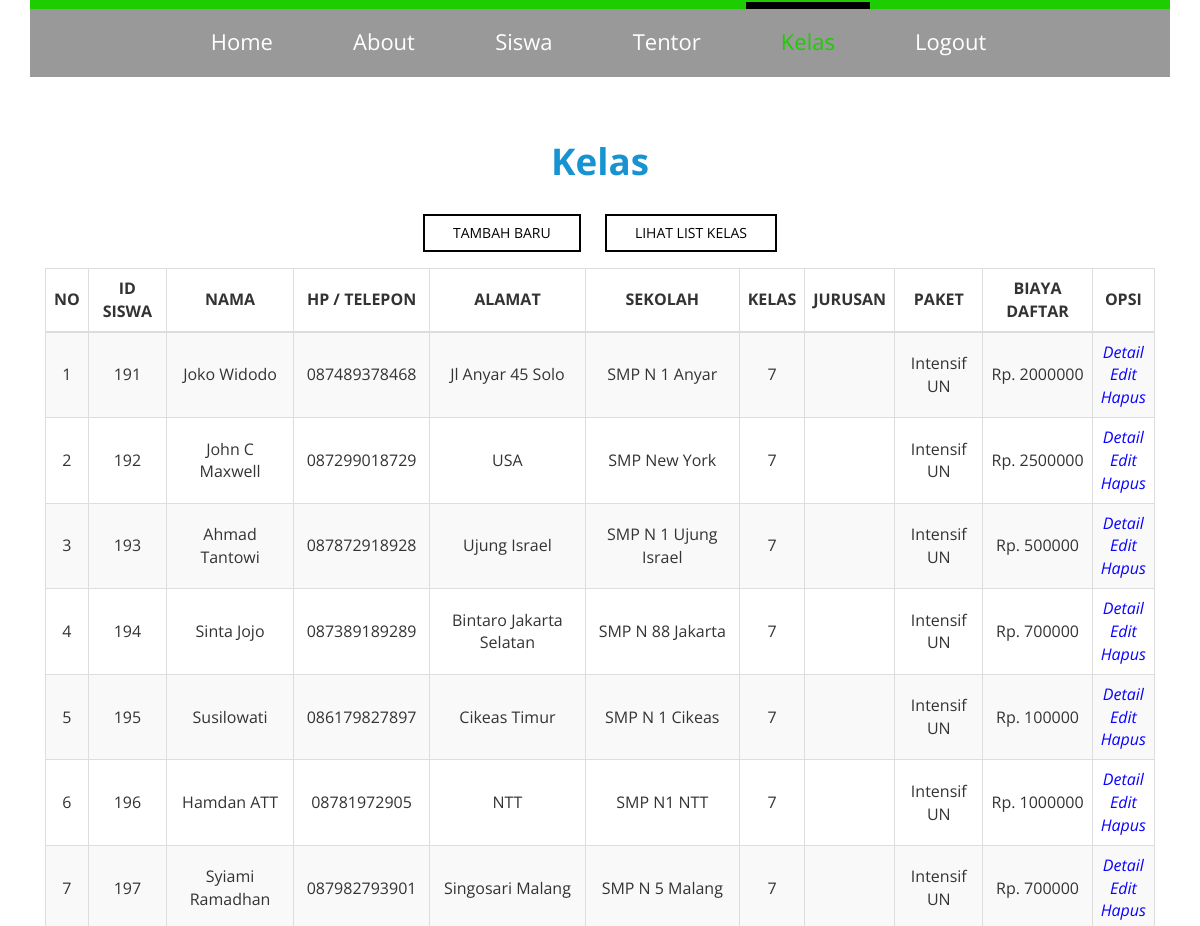
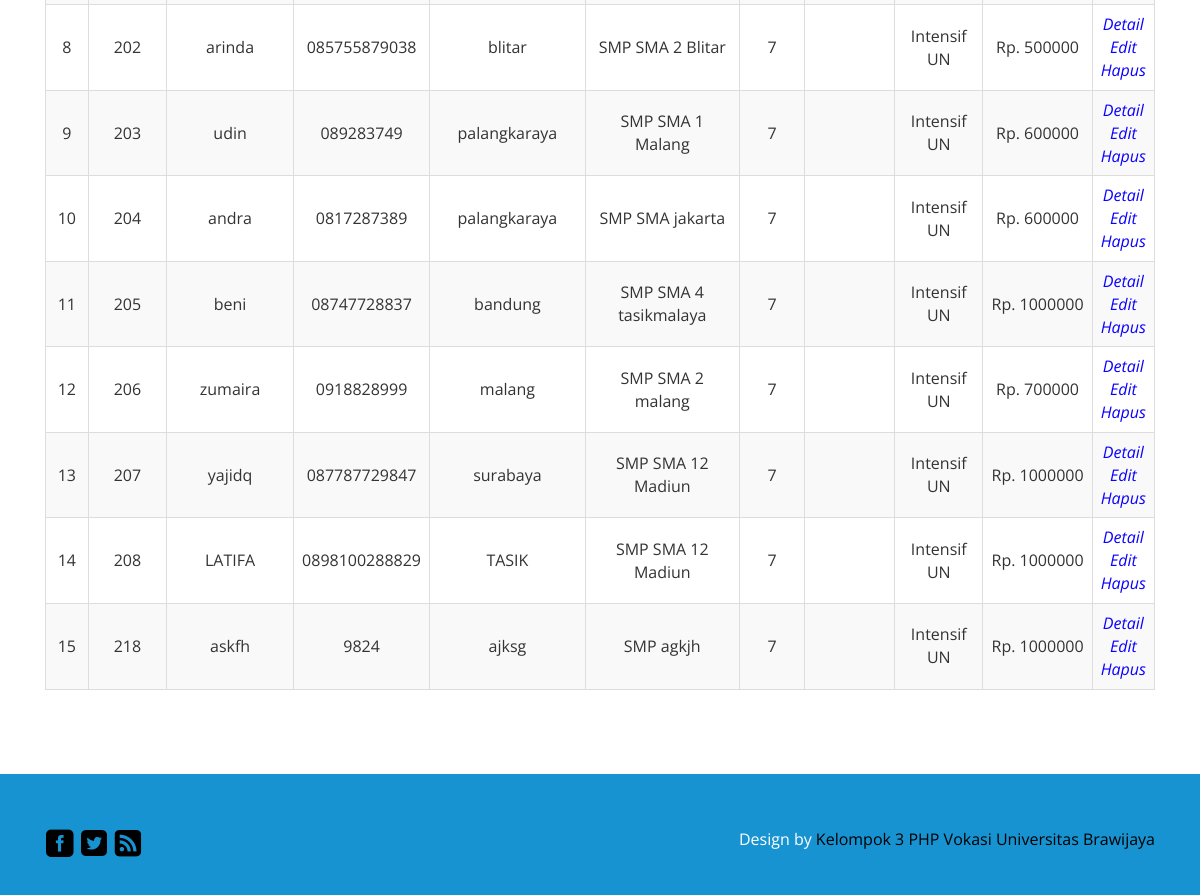
The app's page /kelas_siswa.php?id_kelas=23 (signed in) with its own data (2 pictures, top to bottom).
### tables this page shows
CREATE TABLE IF NOT EXISTS `tb_siswa` (
  `id_siswa` int(10) NOT NULL,
  `nama_siswa` varchar(50) NOT NULL,
  `hp_siswa` varchar(15) NOT NULL,
  `alamat_siswa` varchar(100) NOT NULL,
  `sekolah_siswa` varchar(100) NOT NULL,
  `foto_siswa` longblob NOT NULL,
  `id_kelas` int(10) NOT NULL,
  `peringkat_siswa` int(2) NOT NULL,
  `anak_siswa` varchar(10) NOT NULL,
  `harga_siswa` int(10) NOT NULL
);

CREATE TABLE IF NOT EXISTS `tb_kelas` (
  `id_kelas` int(10) NOT NULL,
  `nama_kelas` varchar(20) NOT NULL,
  `jenjang_kelas` varchar(5) NOT NULL,
  `tingkat_kelas` int(2) NOT NULL,
  `jurusan_kelas` varchar(3) DEFAULT NULL,
  `paket_kelas` varchar(15) NOT NULL,
  `kapasitas_kelas` int(2) NOT NULL,
  `hari_kelas` varchar(60) NOT NULL,
  `jam_kelas` varchar(60) NOT NULL,
  `id_tentor` int(10) NOT NULL
);

### kelas_siswa.php (the view, shortened to what this page needs)
<?php
	if(ISSET($_SESSION['username']))
	{
		if (!ISSET($_GET['id_kelas']))
		header('location:kelas_list.php');
		else
		{
			?>
<!DOCTYPE html>
<html>
<head>
<link href="css/bootstrap.css" rel='stylesheet' type='text/css' />
<link href="css/style.css" rel='stylesheet' type='text/css' />
</head>
<body>
	<div class="banner1" id="home">
		<div class="container">
			<div class="header">
				<div class="menu">
					<ul class="nav" id="nav">
					<li><a href="index.php">Home</a></li>
					<li><a href="about.html">About</a></li>
					<li><a href="siswa_form.php">Siswa</a></li>
					<li><a href="tentor_form.php">Tentor</a></li>
					<li class="active"><a href="kelas_form.php">Kelas</a></li>
					<li><a href="logout.php">Logout</a></li>
					</ul>
				</div>
			</div>
		</div>
	</div>
	<div class="portfolios" id="portfolio">
		<div class="container">
			<h3 class="top-head w_hd">Kelas</h3>
			<ul id="filters" class="clearfix">
						<a href="kelas_form.php"><li><span class="filter">Tambah Baru</span></li></a>
						<a href="kelas_list.php"><li><span class="filter">Lihat List Kelas</span></li></a>
					</ul>
				<div class="col-md-12 contact-left">
						<table class="table table-bordered table-hover table-striped">
							<thead>
								<tr align="center">
									<th style="text-align:center; vertical-align:middle">
										NO
									</th>
									<th style="text-align:center; vertical-align:middle">
										ID SISWA
									</th>
									<th style="text-align:center; vertical-align:middle">
										NAMA
									</th>
									<th style="text-align:center; vertical-align:middle">
										HP / TELEPON
									</th>
									<th style="text-align:center; vertical-align:middle">
										ALAMAT
									</th>
									<th style="text-align:center; vertical-align:middle">
										SEKOLAH
									</th>
									<th style="text-align:center; vertical-align:middle">
										KELAS
									</th>
									<th style="text-align:center; vertical-align:middle">
										JURUSAN
									</th>
									<th style="text-align:center; vertical-align:middle">
										PAKET
									</th>
									<th style="text-align:center; vertical-align:middle">
										BIAYA DAFTAR
									</th>
									<th style="text-align:center; vertical-align:middle">
										OPSI
									</th>
								</tr>
							</thead>
							<tbody>
								<?php
									$I			= 1;
									$id_kelas	= $_GET['id_kelas'];
									$myquery	= "SELECT * FROM tb_siswa WHERE id_kelas = '$id_kelas'";
									$daftar		= mysql_query($myquery) or die (mysql_error());
									while($dataku = mysql_fetch_object($daftar))
									{
										?>
										<tr>
											<td style="vertical-align:middle" align="center"><?php echo $I++; ?></td>
											<td style="vertical-align:middle" align="center"><?php echo $dataku->id_siswa; ?></td>
											<td style="vertical-align:middle"><?php echo $dataku->nama_siswa; ?></td>
											<td style="vertical-align:middle"><?php echo $dataku->hp_siswa; ?></td>
											<td style="vertical-align:middle"><?php echo $dataku->alamat_siswa; ?></td>
											<?php
												$myquery2	= "SELECT * FROM tb_kelas where id_kelas = '$dataku->id_kelas'";
												$daftar2	= mysql_query($myquery2) or die (mysql_error());
												while($datamu = mysql_fetch_object($daftar2))
												{
													?>
													<td style="vertical-align:middle"><?php echo $datamu->jenjang_kelas." ".$dataku->sekolah_siswa; ?></td>
													<td style="vertical-align:middle" align="center"><?php echo $datamu->tingkat_kelas; ?></td>
													<td style="vertical-align:middle" align="center">
													</td>
													<td style="vertical-align:middle"><?php echo $datamu->paket_kelas; ?></td>
													<td style="vertical-align:middle"><?php echo "Rp. ".$dataku->harga_siswa; ?></td>
													<?php
												}
											?>
											<td align="center">
												<a href="siswa_detail.php?id_siswa=<?php echo $dataku->id_siswa?>"><i style="color:#0A00FF">Detail</i></a><br /
												<a href="siswa_edit.php?id_siswa=<?php echo $dataku->id_siswa?>"><i style="color:#0A00FF">Edit</i></a><br /
												<a href="siswa_hapus.php?id_siswa=<?php echo $dataku->id_siswa?>&foto_siswa=<?= $r[‘foto_siswa’];?>"><i style="color:#0A00FF">Hapus</i></a>
											</td>
										</tr>
										<?php
									}
								?>
							</tbody>
						</table>
					</div>
				</div>
			</div>
	<div class="footer">
		<div class="container">
			<div class="footer-main">
				<div class="col-md-6 footer-left">
					<ul>
						<li><a href="#"><span class="fb"> </span></a></li>
						<li><a href="#"><span class="twit"> </span></a></li>
						<li><a href="#"><span class="in"> </span></a></li>
					</ul>
				</div>
				<div class="col-md-6 footer-right">
					<p>Design by <a href="#">Kelompok 3 PHP Vokasi Universitas Brawijaya</a></p>
				</div>
				<div class="clearfix"> </div>
			</div>
		</div>
	</div>
</body>
</html>
			<?php
		}
	}
	else
	{
		header('location:login_form.php?pesan=login');
	}
?>

### css/style.css (style rules this page uses)
h4, h5, h6, h1, h2, h3 { margin-top: 0; }
ul, ol { margin: 0; }
p { margin: 0; }
html, body { font-family: 'Open Sans', sans-serif; font-size: 100%; background:#fff; }
body a { transition:0.5s all; -webkit-transition:0.5s all; -moz-transition:0.5s all; -o-transition:0.5s all; -ms-transition:0.5s all; }
.menu { text-align: center; }
.menu li { display:inline-block; }
.menu li:first-child { margin-left:0; }
.menu li a { display: block; font-size: 22px; font-weight: 400; color: #fff; -webkit-transition: all 0.3s ease; -moz-transition: all 0.3s ease; -o-transition: all 0.3s ease; transition: all 0.3s ease; text-align: center; }
.menu li a:hover,.menu li.active a { color:#1dcd00; }
.nav:before, .nav:after { content: " "; display: table; }
.nav:after { clear: both; }
.nav li { border-top: 5px solid #1dcd00; margin: -7px 3px; }
.nav li:hover,.nav li.active { border-top: 7px solid #000; }
.nav > li > a { margin: 0px 10px; padding: 17px 25px 27px 25px; }
.header { background: rgba(0, 0, 0, 0.4); border-top: 9px solid #1dcd00; }
.footer { background:#1793d1; padding:2em 0px; }
.footer-left ul { padding:0px; }
.footer-left ul li { list-style:none; display:inline-block; }
.footer-left ul li span { background:url(../images/footer-sprit.png) no-repeat; width:30px; height:30px; display:block; transition:0.5s all; -webkit-transition:0.5s all; -moz-transition:0.5s all; -o-transition:0.5s all; -ms-transition:0.5s all; }
.footer-left ul li span.fb { background-position:0px 0px; }
.footer-left ul li span.twit { background-position:-30px 0px; }
.footer-left ul li span.in { background-position:-60px 0px; }
.footer-right p a { color: #000; }
.footer-right p { color: #fff; font-size:16px; text-align: right; }
.footer-main { margin-top: 22px; }
.portfolios { padding:4em 0px; text-align:center; }
.w_hd { color: #1793d1!important; font-size: 2.3em; font-weight: 700; }
ul#filters { padding: 0px; margin: 2em 0 1em 0px; }
#filters li { display: -webkit-inline-box; margin:0 10px; }
#filters li span { display: block; padding: 0.5em 2em; text-decoration: none; color: #010101; cursor: pointer; font-size: 0.875em; font-weight: 400; text-transform: uppercase; border: 2px solid #010101; }
.container:after { content: "\0020"; display: block; height: 0; clear: both; visibility: hidden; }
.clearfix:before, .clearfix:after, .row:before, .row:after { content: '\0020'; display: block; overflow: hidden; visibility: hidden; width: 0; height: 0; }
.row:after, .clearfix:after { clear: both; }
.row, .clearfix { zoom: 1; }

### records on screen
tb_siswa: id_siswa "191", nama_siswa "Joko Widodo", hp_siswa "087489378468", alamat_siswa "Jl Anyar 45 Solo", sekolah_siswa "N 1 Anyar", harga_siswa "2000000"
tb_kelas: jenjang_kelas "SMP", tingkat_kelas "7", paket_kelas "Intensif UN"
tb_siswa: id_siswa "192", nama_siswa "John C Maxwell", hp_siswa "087299018729", alamat_siswa "USA", sekolah_siswa "New York", harga_siswa "2500000"
tb_siswa: id_siswa "193", nama_siswa "Ahmad Tantowi", hp_siswa "087872918928", alamat_siswa "Ujung Israel", sekolah_siswa "N 1 Ujung Israel", harga_siswa "500000"
tb_siswa: id_siswa "194", nama_siswa "Sinta Jojo", hp_siswa "087389189289", alamat_siswa "Bintaro Jakarta Selatan", sekolah_siswa "N 88 Jakarta", harga_siswa "700000"
tb_siswa: id_siswa "195", nama_siswa "Susilowati", hp_siswa "086179827897", alamat_siswa "Cikeas Timur", sekolah_siswa "N 1 Cikeas", harga_siswa "100000"
tb_siswa: id_siswa "196", nama_siswa "Hamdan ATT", hp_siswa "08781972905", alamat_siswa "NTT", sekolah_siswa "N1 NTT", harga_siswa "1000000"
tb_siswa: id_siswa "197", nama_siswa "Syiami Ramadhan", hp_siswa "087982793901", alamat_siswa "Singosari Malang", sekolah_siswa "N 5 Malang", harga_siswa "700000"
tb_siswa: id_siswa "202", nama_siswa "arinda", hp_siswa "085755879038", alamat_siswa "blitar", sekolah_siswa "SMA 2 Blitar", harga_siswa "500000"
tb_siswa: id_siswa "203", nama_siswa "udin", hp_siswa "089283749", alamat_siswa "palangkaraya", sekolah_siswa "SMA 1 Malang", harga_siswa "600000"
tb_siswa: id_siswa "204", nama_siswa "andra", hp_siswa "0817287389", alamat_siswa "palangkaraya", sekolah_siswa "SMA jakarta", harga_siswa "600000"
tb_siswa: id_siswa "205", nama_siswa "beni", hp_siswa "08747728837", alamat_siswa "bandung", sekolah_siswa "SMA 4 tasikmalaya", harga_siswa "1000000"
tb_siswa: id_siswa "206", nama_siswa "zumaira", hp_siswa "0918828999", alamat_siswa "malang", sekolah_siswa "SMA 2 malang", harga_siswa "700000"
tb_siswa: id_siswa "207", nama_siswa "yajidq", hp_siswa "087787729847", alamat_siswa "surabaya", sekolah_siswa "SMA 12 Madiun", harga_siswa "1000000"
tb_siswa: id_siswa "208", nama_siswa "LATIFA", hp_siswa "0898100288829", alamat_siswa "TASIK", sekolah_siswa "SMA 12 Madiun", harga_siswa "1000000"
tb_siswa: id_siswa "218", nama_siswa "askfh", hp_siswa "9824", alamat_siswa "ajksg", sekolah_siswa "agkjh", harga_siswa "1000000"
